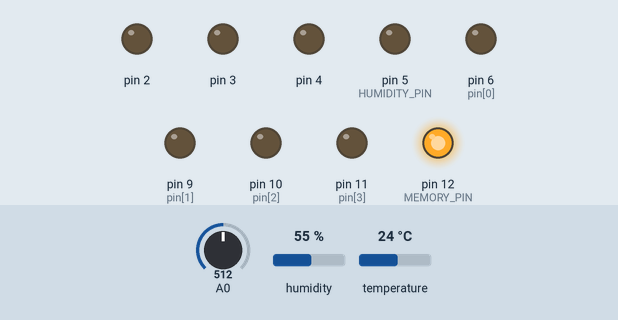
Simulated run of this sketch. Board: Arduino Uno, built with avr-gcc and run on an emulated ATmega328P. On the bench: output pins drawn as LEDs (lit = HIGH). The inputs (shaded band) are chosen by the test bench; at power-on: A0 = 512, humidity 55 %, temperature 24 °C. What the sketch prints to the serial monitor is not drawn.

Above: at 1.2 s.
1.3 s: A0 set to 45
2.8 s: A0 set to 38
At 3.8 s:
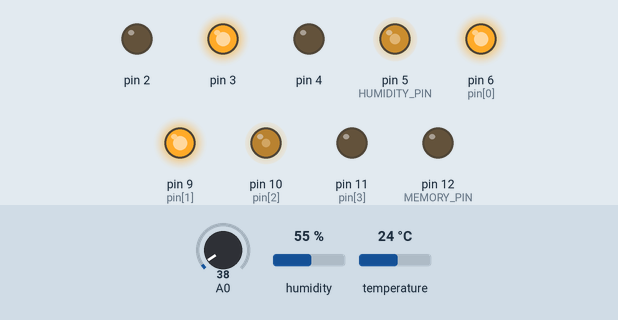
4.3 s: A0 set to 70
At 5.3 s:
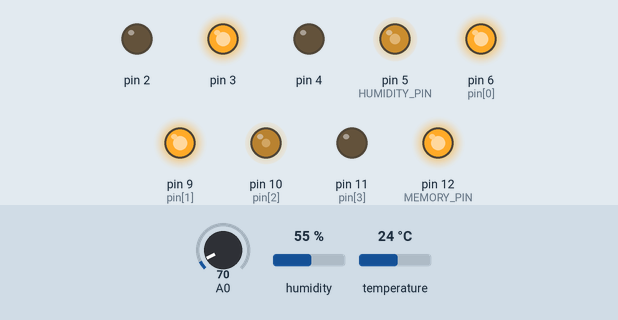
6.3 s: A0 set to 78
7.8 s: A0 set to 90
At 8.2 s:
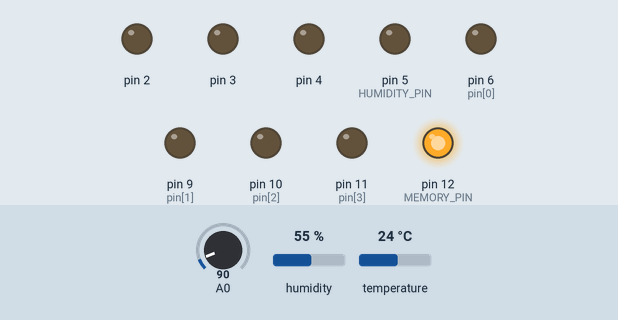
9.3 s: A0 set to 65
At 9.8 s:
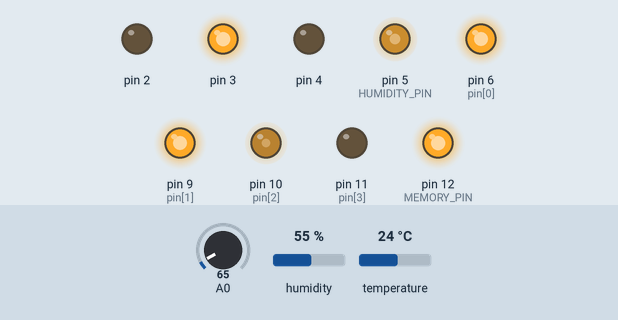
Timing chart, 0 to 11.8 s (numbered marks = the images above; inputs shaded):
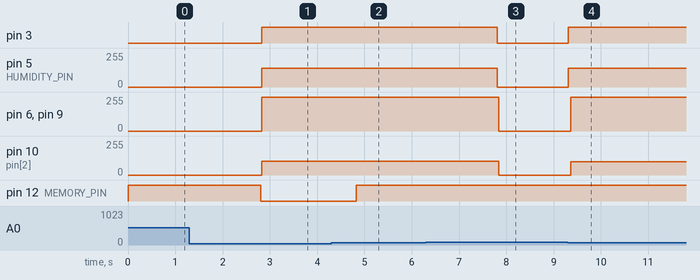

The sketch:

thermo_hygrometer.ino
```cpp
#include <DHT.h>
#define DHT_PIN 8
#define DHT_MODEL DHT11
#define interval 3600000
#define HUMIDITY_PIN 5
#define MEMORY_PIN 12
float volt_r = 0;
unsigned long lud = 0;

DHT dht(DHT_PIN, DHT_MODEL);
int pin[] = {6, 9, 10, 11}; //温度表示用のピン
int memory[24][3] = {};

void setup() {
  // put your setup code here, to run once:
  Serial.begin(9600);         // シリアル通信の開始
  dht.begin();
  for (int i = 0; i < sizeof(pin); i++) {
    pinMode(pin[i], OUTPUT);
  }
  pinMode(HUMIDITY_PIN, OUTPUT);
  pinMode(2, OUTPUT); //2,3,4は不快指数表示用のピン
  pinMode(3, OUTPUT);
  pinMode(4, OUTPUT);
  pinMode(MEMORY_PIN, OUTPUT);
}

void loop() {
  volt_r = analogRead(A0);
  int hour = int(map(volt_r, 0, 1023, 0, 24));

  if (hour > 0)
  {
    digitalWrite(MEMORY_PIN, HIGH);
    delay(5);

    int t_memory = memory[24 - hour][0]; //配列から温湿度を取得
    int h_memory = memory[24 - hour][1];
    int di_memory = memory[24 - hour][2];

    // LED点灯処理
    float m_h_duty = map(h_memory, 0, 100, 0, 255);
    analogWrite(HUMIDITY_PIN, (int)m_h_duty);
    on_t_led(t_memory);
    if(t_memory == 0 && h_memory == 0) {
      digitalWrite(2, LOW);
      digitalWrite(3, LOW);
      digitalWrite(4, LOW);
    } else {
      on_di_led(di_memory);
    }
  }
  else //可変抵抗がいじられていないとき
  {
    digitalWrite(MEMORY_PIN, LOW);
    int humidity = round(dht.readHumidity());
    int temperature = round(dht.readTemperature());

    if (isnan(humidity)) {
      humidity = 0;
    }
    if(isnan(temperature)) {
      temperature = 0;
    }

    temperature = min(temperature, 40);

    float di_f = 0.81 * temperature + 0.01 * humidity * (0.99 * temperature - 14.3) + 46.3;
    int di = round(di_f);

    // LED点灯処理
    float humidity_duty = map(humidity, 0, 100, 0, 255);
    analogWrite(HUMIDITY_PIN, (int)humidity_duty);
    on_t_led(temperature);
    if(temperature == 0 && humidity == 0) {
      digitalWrite(2, LOW);
      digitalWrite(3, LOW);
      digitalWrite(4, LOW);
    } else {
      on_di_led(di);
    }

    //intervalごとに実行
    unsigned long now = millis();
    if(now - lud >= interval || lud == 0) {
      update_memory(temperature, humidity, di);
      lud = now;
    }

    // シリアルモニタに表示
    Serial.print("温度: ");
    Serial.print(temperature);
    Serial.print("[℃] ");

    Serial.print("湿度: ");
    Serial.print(humidity);
    Serial.print("[%] ");

    Serial.print("不快指数: ");
    Serial.println(di);

    delay(2000);
  }
}

//温度に応じてLEDを光らせる関数
void on_t_led(int t){
  for (int i = 0; i < 4; i++) {
      digitalWrite(pin[i], LOW);
  }
  for (int i = 0; i < t/10; i++) {
      digitalWrite(pin[i], HIGH);
  }
  int fraction_duty = (t % 10) * 256/10;
  analogWrite(pin[t/10], fraction_duty);
}

//不快指数に応じてLEDを光らせる関数
void on_di_led(int di) {
  if(di <= 60) {
    digitalWrite(2, HIGH);
    digitalWrite(3, LOW);
    digitalWrite(4, LOW);
  } else if(di > 60 && di < 75) {
    digitalWrite(2, LOW);
    digitalWrite(3, HIGH);
    digitalWrite(4, LOW);
  } else {
    digitalWrite(2, LOW);
    digitalWrite(3, LOW);
    digitalWrite(4, HIGH);
  }
}

//メモリー用配列に値を登録する関数
void update_memory(int t, int h, int di) {
  for (int i = 0; i < 23; i++) {
      memory[i][0] = memory[i + 1][0];
      memory[i][1] = memory[i + 1][1];
      memory[i][2] = memory[i + 1][2];
    }
    memory[23][0] = t;
    memory[23][1] = h;
    memory[23][2] = di;
}
```

Measured:
- the behaviour switches between 43 and 42 on A0 (found by bisection; images 0 and 1)
- the behaviour switches between 85 and 86 on A0 (found by bisection; images 2 and 3)
- after the input at 1.3 s, every drawn part: stays the same
- after the input at 2.8 s, pin 3: LOW → HIGH at once; pin 5 (HUMIDITY_PIN): 0/255 → 140/255 at once; pin 6 (pin[0]), pin 9 (pin[1]): 0/255 → 255/255 at once; pin 10 (pin[2]): 0/255 → 102/255 at once; pin 12 (MEMORY_PIN): HIGH → LOW at once
- after the input at 4.3 s, pin 12 (MEMORY_PIN): LOW → HIGH after 0.53 s
- after the input at 6.3 s, every drawn part: stays the same
- after the input at 7.8 s, pin 3: HIGH → LOW at once; pin 5 (HUMIDITY_PIN): 140/255 → 0/255 at once; pin 6 (pin[0]), pin 9 (pin[1]): 255/255 → 0/255 at once; pin 10 (pin[2]): 102/255 → 0/255 at once
- after the input at 9.3 s, pin 3: LOW → HIGH at once; pin 5 (HUMIDITY_PIN): 0/255 → 140/255 at once; pin 6 (pin[0]), pin 9 (pin[1]): 0/255 → 253/255 after 0.06 s; pin 10 (pin[2]): 0/255 → 101/255 after 0.06 s
